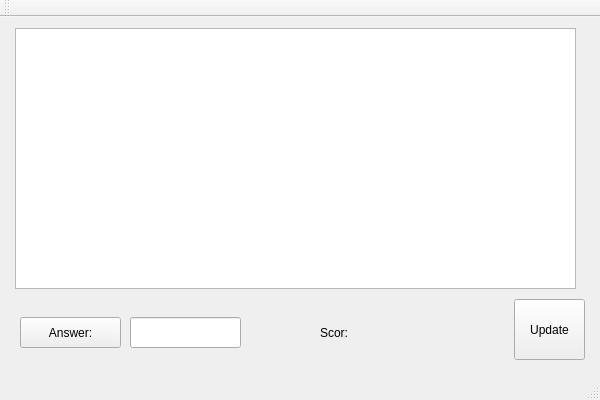
<?xml version="1.0" encoding="UTF-8"?>
<ui version="4.0">
 <class>SampleQuizClass</class>
 <widget class="QMainWindow" name="SampleQuizClass">
  <property name="geometry">
   <rect>
    <x>0</x>
    <y>0</y>
    <width>600</width>
    <height>400</height>
   </rect>
  </property>
  <property name="windowTitle">
   <string>SampleQuiz</string>
  </property>
  <widget class="QWidget" name="centralWidget">
   <widget class="QListWidget" name="listWidget">
    <property name="geometry">
     <rect>
      <x>15</x>
      <y>11</y>
      <width>561</width>
      <height>261</height>
     </rect>
    </property>
   </widget>
   <widget class="QPushButton" name="answerButton">
    <property name="geometry">
     <rect>
      <x>20</x>
      <y>300</y>
      <width>101</width>
      <height>31</height>
     </rect>
    </property>
    <property name="text">
     <string>Answer:</string>
    </property>
   </widget>
   <widget class="QLabel" name="label">
    <property name="geometry">
     <rect>
      <x>320</x>
      <y>300</y>
      <width>111</width>
      <height>31</height>
     </rect>
    </property>
    <property name="text">
     <string>Scor:</string>
    </property>
   </widget>
   <widget class="QLineEdit" name="answer_entry">
    <property name="geometry">
     <rect>
      <x>130</x>
      <y>300</y>
      <width>111</width>
      <height>31</height>
     </rect>
    </property>
   </widget>
   <widget class="QPushButton" name="updateButton">
    <property name="geometry">
     <rect>
      <x>514</x>
      <y>282</y>
      <width>71</width>
      <height>61</height>
     </rect>
    </property>
    <property name="text">
     <string>Update</string>
    </property>
   </widget>
  </widget>
  <widget class="QMenuBar" name="menuBar">
   <property name="geometry">
    <rect>
     <x>0</x>
     <y>0</y>
     <width>600</width>
     <height>21</height>
    </rect>
   </property>
  </widget>
  <widget class="QToolBar" name="mainToolBar">
   <attribute name="toolBarArea">
    <enum>TopToolBarArea</enum>
   </attribute>
   <attribute name="toolBarBreak">
    <bool>false</bool>
   </attribute>
  </widget>
  <widget class="QStatusBar" name="statusBar"/>
 </widget>
 <layoutdefault spacing="6" margin="11"/>
 <resources>
  <include location="SampleQuiz.qrc"/>
 </resources>
 <connections/>
</ui>
